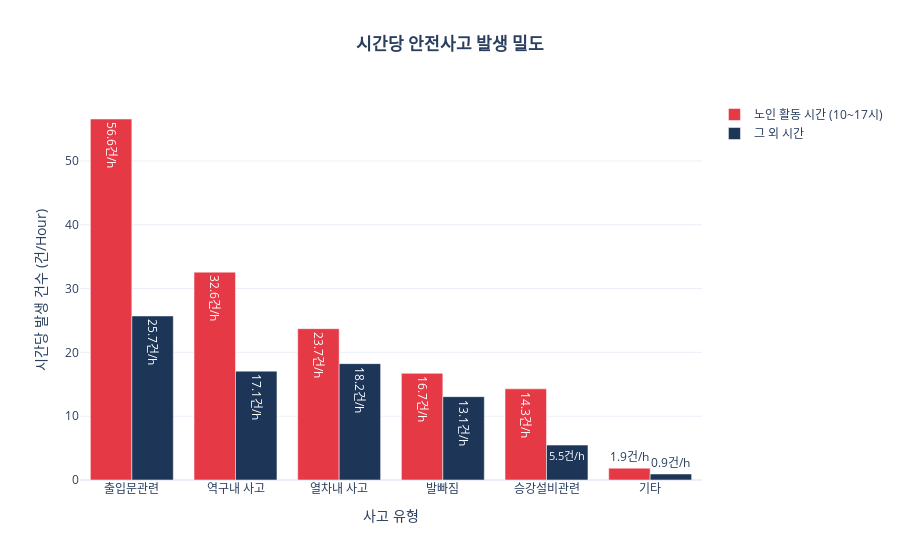

The code cell stored with this chart in its notebook:
### Code cell
# =========================================================
# [1] 데이터 초기화 (가장 중요!!)
# =========================================================
# ★★★ 여기에 엑셀/CSV 파일을 읽는 코드를 꼭 다시 넣거나, 
# 위쪽 셀에서 read_csv 부분을 다시 실행해주세요! ★★★

# (예시) safety_df = pd.read_csv("경로/파일이름.csv") 
# 만약 이미 로드하는 코드가 있다면 그 셀을 먼저 실행하고 오세요.

# 원본 훼손 방지를 위해 복사본 사용
df = safety_df.copy()

# =========================================================
# [2] 강력한 데이터 전처리 (문자열 자르기)
# =========================================================
# 1. '13:40:00' -> 문자열로 변환 -> ':' 기준으로 자르기 -> 앞부분('13') 선택
df['발생시간_숫자'] = df['발생시간'].astype(str).str.split(':').str[0]

# 2. 숫자로 변환 (에러나면 NaN) -> 0으로 채우기 -> 정수로 변환
# (숫자가 아닌 이상한 값이 있어도 강제로 처리합니다)
df['발생시간_숫자'] = pd.to_numeric(df['발생시간_숫자'], errors='coerce').fillna(0).astype(int)

print("🔍 데이터 복구 확인 (이제 숫자가 보여야 합니다):")
print(df[['발생시간', '발생시간_숫자']].head())
print("-" * 50)

# =========================================================
# [3] 시간대별 분석 (10시 ~ 17시)
# =========================================================
# 분석 대상 시간
target_hours = [11, 12, 13, 14, 15, 16, 17] # 8시간
duration_elderly = len(target_hours)
duration_others = 24 - duration_elderly

target_key = '노인집중(10-17시)'
other_key = '그외시간'

# 그룹핑
df['시간대구분'] = df['발생시간_숫자'].apply(
    lambda x: target_key if x in target_hours else other_key
)

# 집계 (사고유형 x 시간대)
type_counts = df.groupby(['사고유형', '시간대구분']).size().unstack(fill_value=0)

# 컬럼 방어 코드
if target_key not in type_counts.columns: type_counts[target_key] = 0
if other_key not in type_counts.columns: type_counts[other_key] = 0

# 시간당 발생 건수 계산
type_counts['노인집중_시간당'] = type_counts[target_key] / duration_elderly
type_counts['그외시간_시간당'] = type_counts[other_key] / duration_others

# 정렬
result_df = type_counts.sort_values(by='노인집중_시간당', ascending=False).head(10)

print("📊 [분석 결과]")
print(result_df[['노인집중_시간당', '그외시간_시간당']].round(2))

# =========================================================
# [4] 시각화
# =========================================================
fig = go.Figure()

fig.add_trace(go.Bar(
    x=result_df.index,
    y=result_df['노인집중_시간당'],
    name='노인 활동 시간 (10~17시)',
    marker_color='#E63946',
    text=result_df['노인집중_시간당'].map('{:.1f}건/h'.format),
    textposition='auto'
))

fig.add_trace(go.Bar(
    x=result_df.index,
    y=result_df['그외시간_시간당'],
    name='그 외 시간',
    marker_color='#1D3557',
    text=result_df['그외시간_시간당'].map('{:.1f}건/h'.format),
    textposition='auto'
))

fig.update_layout(
    title=dict(text="<b>시간당 안전사고 발생 밀도</b>", x=0.5),
    xaxis_title="사고 유형",
    yaxis_title="시간당 발생 건수 (건/Hour)",
    barmode='group',
    template="plotly_white"
)

fig.show()

### Figure 1 — Plotly figure (JSON) as saved in the notebook; plotly's stock layout.template omitted (floating-point values rounded to 4 significant figures)
{"data": [{"marker": {"color": "#E63946"}, "name": "노인 활동 시간 (10~17시)", "text": ["56.6건/h", "32.6건/h", "23.7건/h", "16.7건/h", "14.3건/h", "1.9건/h"], "textposition": "auto", "type": "bar", "x": ["출입문관련", "역구내 사고", "열차내 사고", "발빠짐", "승강설비관련", "기타"], "y": [56.57, 32.57, 23.71, 16.71, 14.29, 1.857]}, {"marker": {"color": "#1D3557"}, "name": "그 외 시간", "text": ["25.7건/h", "17.1건/h", "18.2건/h", "13.1건/h", "5.5건/h", "0.9건/h"], "textposition": "auto", "type": "bar", "x": ["출입문관련", "역구내 사고", "열차내 사고", "발빠짐", "승강설비관련", "기타"], "y": [25.71, 17.06, 18.24, 13.06, 5.471, 0.9412]}], "layout": {"barmode": "group", "title": {"text": "<b>시간당 안전사고 발생 밀도</b>", "x": 0.5}, "xaxis": {"title": {"text": "사고 유형"}}, "yaxis": {"title": {"text": "시간당 발생 건수 (건/Hour)"}}}}
